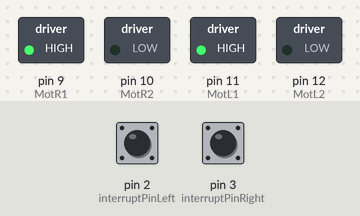
The sketch below on a simulated Arduino Uno, built with avr-gcc and run on an emulated ATmega328P. Parts: switched loads named in the sketch (green lamp = pin HIGH). The test bench sets the inputs (shaded band); at power-on: pin 2 (interruptPinLeft) HIGH, pin 3 (interruptPinRight) HIGH. What the sketch prints to the serial monitor is not drawn.

Above: at 0.1 s.
Timing chart, 0 to 1.6 s (numbered marks = the images above):
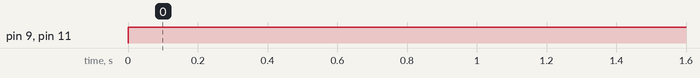

The sketch:

S2_L04_Wheel_Speed_Basic.ino
```cpp
#define _TASK_TIMECRITICAL
#define _TASK_SLEEP_ON_IDLE_RUN
#include <TaskScheduler.h>
// Callback methods prototypes
void speedCallback();
#define speedInterval 1000

//Tasks
Task speedCheck(speedInterval, -1, &speedCallback);

Scheduler runner;


int interruptPinLeft = 2;
int interruptPinRight = 3;
volatile int WheelCounterLeft, WheelCounterRight = 0;
int LED = 13;

#define MotR1     9
#define MotR2     10
#define MotL1     11
#define MotL2     12


void interruptWheelCounterLeft(){
  WheelCounterLeft++;
}

void interruptWheelCounterRight(){
  WheelCounterRight++;
}


void speedCallback(){
  int leftSpeed = WheelCounterLeft;
  int rightSpeed = WheelCounterRight;
  WheelCounterLeft = 0;
  WheelCounterRight = 0;
  Serial.print("L= ");
  Serial.print(leftSpeed);
  Serial.print("  :  ");
  Serial.print("R= ");
  Serial.println(rightSpeed);
 // Serial.println();
}

void setup() {
  Serial.begin(57600);
  runner.init();
  runner.addTask(speedCheck);
  speedCheck.enable();

  // put your setup code here, to run once:
  pinMode (interruptPinLeft, INPUT_PULLUP);
  pinMode (interruptPinRight, INPUT_PULLUP);
  attachInterrupt(0, interruptWheelCounterLeft, RISING);
  attachInterrupt(1, interruptWheelCounterRight, RISING);
  pinMode(MotR1, OUTPUT);
  pinMode(MotR2, OUTPUT);
  pinMode(MotL1, OUTPUT);
  pinMode(MotL2, OUTPUT);
}


void loop() {
  runner.execute();
  digitalWrite(MotR1, HIGH);

  digitalWrite(MotL1, HIGH);

}
```

Measured:
- by itself, pin 9 (MotR1), pin 11 (MotL1): LOW → HIGH at 0.00 s
